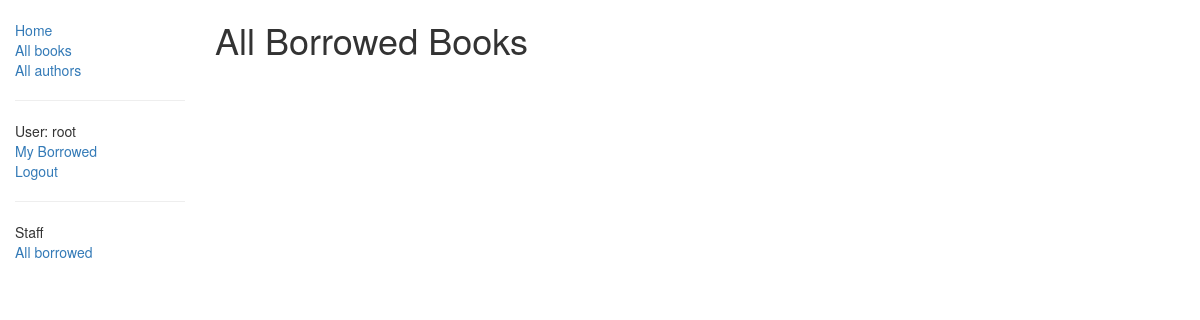
Before: /catalog/borroweds/ (signed in) with the older database file.
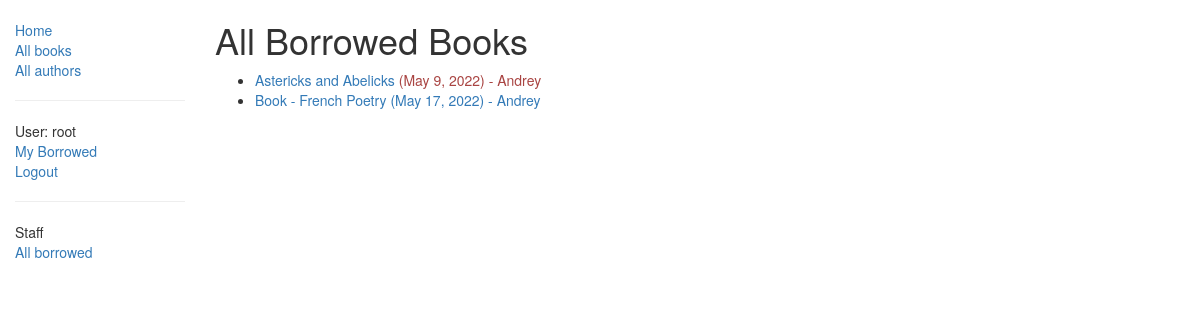
After: the same page with the newer database file.
### catalog/models.py (models this page shows, shortened)
class BookInstance(models.Model):
    id = models.UUIDField(primary_key=True, default=uuid.uuid4, help_text="Unique ID for this particular book "
                                                                          "across whole library")
    book = models.ForeignKey("Book", on_delete=models.SET_NULL, null=True)
    imprint = models.CharField(max_length=200)
    due_back = models.DateField(null=True, blank=True)
    borrower = models.ForeignKey(User, on_delete=models.SET_NULL, null=True, blank=True)
    LOAN_STATUS = (
        ('m', "Maintenance"),
        ('o', 'On loan'),
        ('a', 'Available'),
        ('r', 'Reserved'),
    )
    status = models.CharField(max_length=1, choices=LOAN_STATUS, blank=True, default='m',
                              help_text='Book availability')
    class Meta:
        ordering = ["due_back"]
        permissions = (("can_mark_returned", "Set book as returned"),)
    @property
    def is_overdue(self):
        if self.due_back and date.today() > self.due_back:
            return True
        return False

class Book(models.Model):
    title = models.CharField(max_length=200)
    author = models.ForeignKey("Author", on_delete=models.SET_NULL, null=True)
    summary = models.TextField(max_length=1000, help_text="Enter a brief description of the book")
    isbn = models.CharField("ISBN", max_length=13, help_text='13 Character <a href="https://www.isbn-international'
                                                             '.org/content/what-isbn">ISBN number</a>')
    genre = models.ManyToManyField(Genre, help_text="Select a genre for this book")

### catalog/views.py (the view)
class LoanedAllBooksBorrowed(LoginRequiredMixin, generic.ListView):
    model = BookInstance
    template_name = 'catalog/bookinstance_list_borrowed_book.html'
    paginate_by = 10
    def get_queryset(self):
        return BookInstance.objects.filter(status__exact='o')

### catalog/templates/catalog/bookinstance_list_borrowed_book.html
{% extends "base_generic.html" %}
{% block content %}
    <h1>All Borrowed Books</h1>
    {% if bookinstance_list %}
      <ul>
        {% for book in bookinstance_list %}
          {% if book.borrower %}
            <li>
              <a href="{{ book.get_absolute_url }}">
                {{book.book.title}}
              </a>
              <a class="{% if book.is_overdue %}text-danger {% endif %}">
                ({{book.due_back}}) - {{ book.borrower }}
              </a>
            </li>
          {% endif %}
        {% endfor %}
      </ul>
    {% else %}
      <p>There are no books borrowed.</p>
    {% endif %}
{% endblock %}

Changed rows visible on the page:
now on this page (row edited): BookInstance: book "Astericks and Abelicks", due_back "May 9, 2022", borrower "Andrey"
now on this page (row edited): BookInstance: book "Book - French Poetry", due_back "May 17, 2022", borrower "Andrey"
